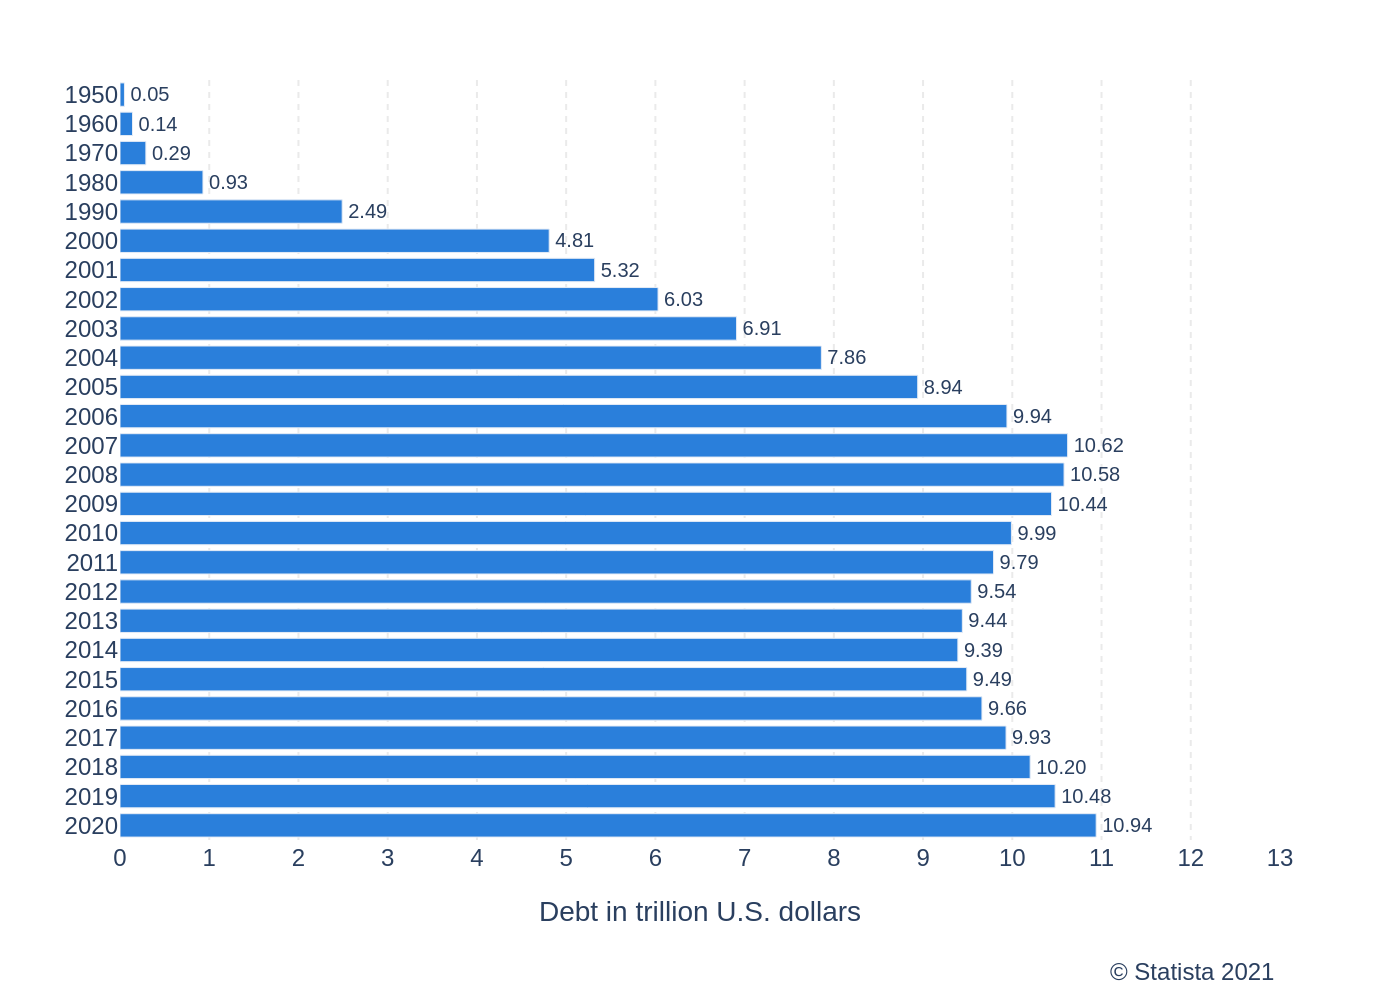

Recreate this plot in Python.
import sys
import json
import os
import plotly.graph_objects as go

if len(sys.argv) != 2:
    print("Usage: python create_chart.py <json_file_path>")
    sys.exit(1)

json_file_path = sys.argv[1]

if not os.path.exists(json_file_path):
    print(f"Error: JSON file not found at '{json_file_path}'")
    sys.exit(1)

with open(json_file_path, 'r', encoding='utf-8') as f:
    config = json.load(f)

chart_data = config['chart_data']
texts = config['texts']
colors = config['colors']

categories = [item['category'] for item in chart_data]
values = [item['value'] for item in chart_data]

fig = go.Figure()

fig.add_trace(go.Bar(
    y=categories,
    x=values,
    orientation='h',
    marker_color=colors[0],
    text=values,
    texttemplate='%{x:.2f}',
    textposition='outside',
    cliponaxis=False
))

annotations = []
if texts.get('source'):
    annotations.append(
        dict(
            text=texts['source'],
            showarrow=False,
            xref='paper',
            yref='paper',
            x=1,
            y=-0.15,
            xanchor='right',
            yanchor='top',
            align='right'
        )
    )

fig.update_layout(
    font=dict(family="Arial", size=12),
    plot_bgcolor='white',
    paper_bgcolor='white',
    xaxis=dict(
        title=texts.get('x_axis_title'),
        range=[0, 13],
        tickmode='linear',
        tick0=0,
        dtick=1,
        showgrid=True,
        gridcolor='#EAEAEA',
        gridwidth=1,
        griddash='dot',
        zeroline=False,
        showline=False
    ),
    yaxis=dict(
        title=texts.get('y_axis_title'),
        showgrid=False,
        autorange='reversed'
    ),
    margin=dict(l=60, r=60, t=40, b=80),
    showlegend=False,
    annotations=annotations
)

base_filename = os.path.splitext(os.path.basename(json_file_path))[0]
output_filename = f"{base_filename}.png"

fig.write_image(output_filename, scale=2)

print(f"Chart successfully generated and saved as {output_filename}")
